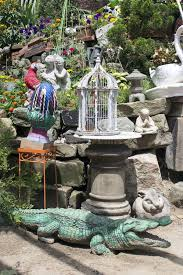
#> input picture images/jardimdejacares.jpg, 183 x 275 px
$ jupyter execute main.ipynb
#> lines starting #> are read from the running program, lines starting #| are printed output that depends on the picture
[cell 1]
import cv2
import numpy as np
from matplotlib import pyplot as plt

[cell 2]
# Load an image from file

imagepath = "images/jardimdejacares.jpg"
image = cv2.imread(imagepath)
#> image is the input picture: shape (275, 183, 3); mean B, G, R 106, 119.9, 120.3
if image is None:
	raise FileNotFoundError(f"Image {imagepath} not found or could not be loaded.")
rbg = cv2.cvtColor(image, cv2.COLOR_BGR2RGB)
plt.axis('off')
plt.imshow(rbg, cmap=None)
plt.show()

[cell 3]
# Now test what happens when we do not use "cv2.COLOR_BGR2RGB"

plt.axis('off')
plt.imshow(image, cmap=None) # type: ignore
plt.show()

[cell 4]
height, width, channels = image.shape
#> height = 275; width = 183; channels = 3
center = (width // 2, height // 2)
#> center = (91, 137)
rotation_matrix = cv2.getRotationMatrix2D(center, angle=45, scale=1.0)
rotated_image = cv2.warpAffine(image, rotation_matrix, (width, height))
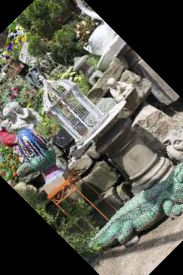
#> rotated_image: shape (275, 183, 3); mean B, G, R 81.5, 91.8, 91.9
plt.axis('off')
plt.imshow(cv2.cvtColor(rotated_image, cv2.COLOR_BGR2RGB), cmap=None)
plt.show()
